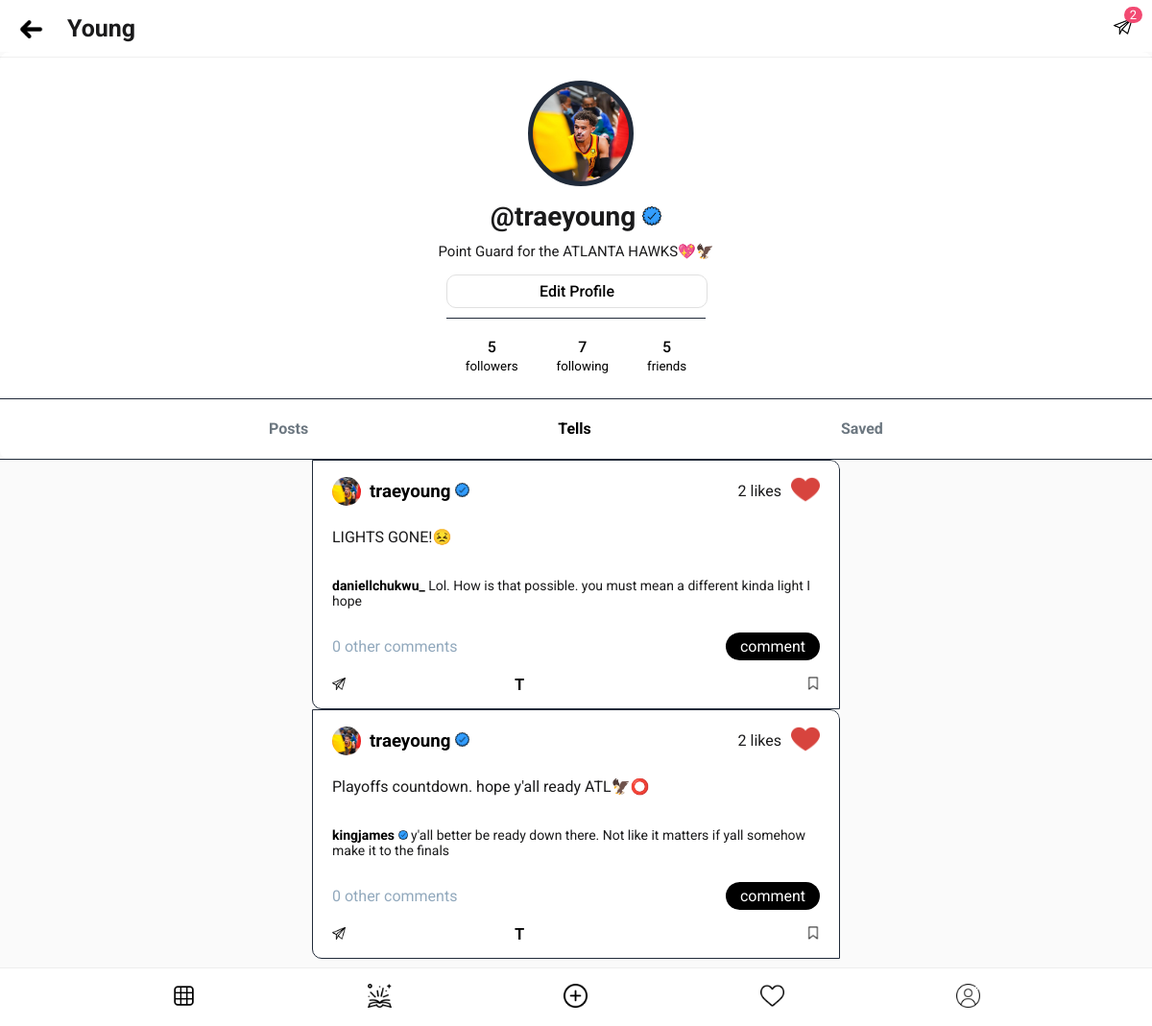
Before: /users/user-profile-tells/ (signed in) with the older database file.
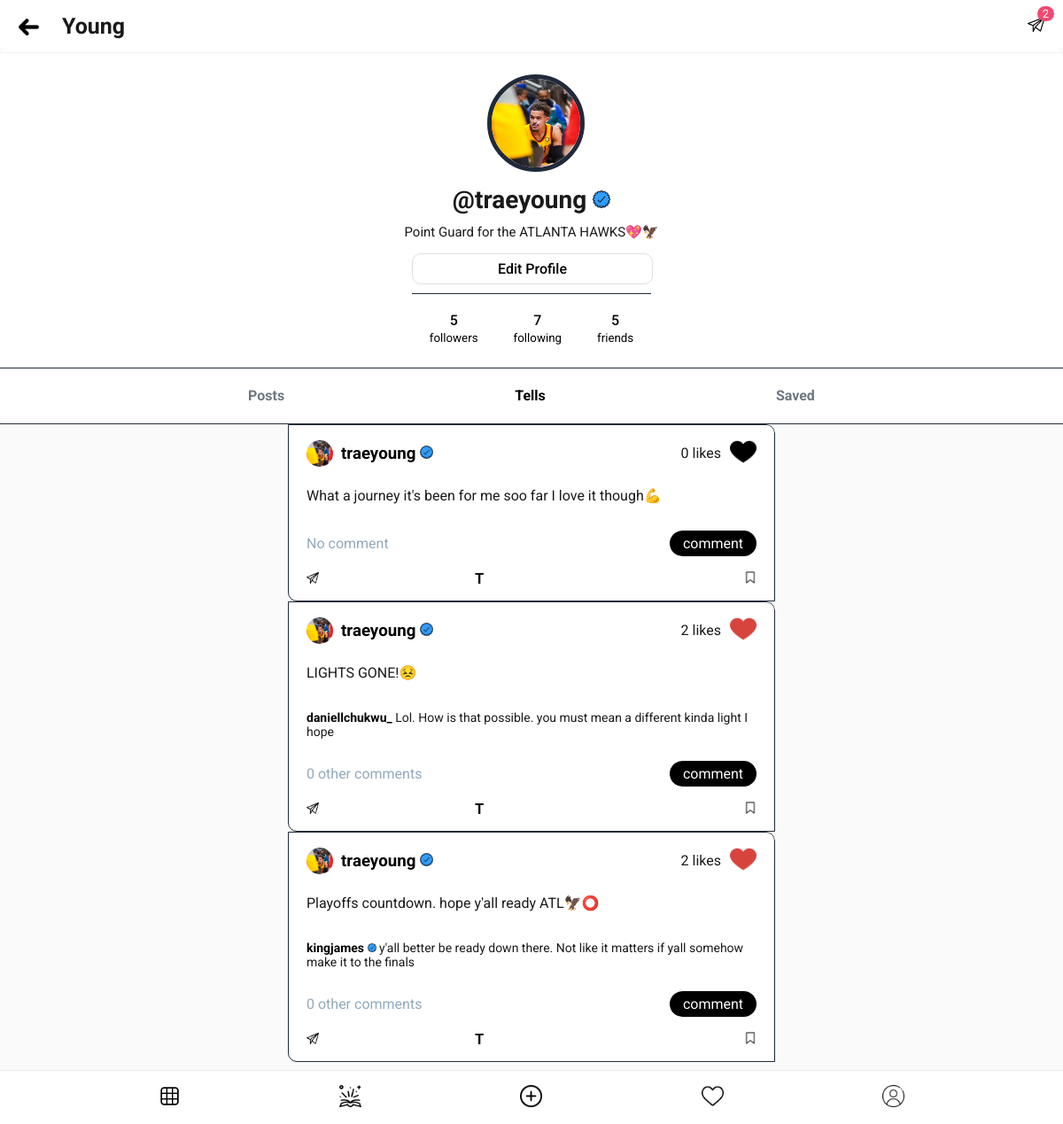
After: the same page with the newer database file.
### homeapp/models.py (models this page shows, shortened)
class Tell(models.Model):
   owner = models.ForeignKey(User, on_delete=models.CASCADE, null=True, blank=True)
   body = models.TextField()
   likers = models.ManyToManyField(User, 'likers', blank=True)
   updated = models.DateTimeField(auto_now=True)
   created = models.DateTimeField(auto_now_add=True)
   id = models.UUIDField(default=uuid.uuid4, primary_key=True, unique=True, editable=False)
   class Meta:
      ordering = ['-created', '-updated']
   @property
   def get_total_likes(self):
      return self.likers.count()

class CommentOnTell(models.Model):
   owner = models.ForeignKey(User, on_delete=models.CASCADE, null=True, blank=True)
   tell = models.ForeignKey(Tell, on_delete=models.CASCADE)
   comment = models.CharField(max_length=200)
   updated = models.DateTimeField(auto_now=True)
   created = models.DateTimeField(auto_now_add=True)
   id = models.UUIDField(default=uuid.uuid4, primary_key=True, unique=True, editable=False)
   class Meta:
      ordering = ['-created', '-updated']

### users/models.py (models this page shows, shortened)
class Profile(models.Model):
   VOTE_TYPE = (
      ('MALE', 'a male'),
      ('FEMALE', 'a female'),
   )
   user = models.OneToOneField(User, on_delete=models.CASCADE)
   name = models.CharField(max_length=200, blank=True, null=True)
   username = models.CharField(max_length=200, blank=True, null=True, unique=True)
   email = models.EmailField(max_length=500, blank=True, null=True, unique=True)
   img = models.ImageField(upload_to="profiles/", default="icons/user.png")
   bio = models.TextField(default="", blank=True, null=True)
   online = models.BooleanField(default=False)
   last_seen = models.DateTimeField(default=datetime.now(), null=True, blank=True)
   followers = models.ManyToManyField(User, related_name='followers', blank=True)
   following = models.ManyToManyField(User, related_name='following', blank=True)
   friends = models.ManyToManyField(User, related_name='friends', blank=True)
   verified = models.BooleanField(default=False)
   saved_post = models.ManyToManyField("homeapp.Post", related_name="saved_post", blank=True)
   saved_tell = models.ManyToManyField("homeapp.Tell", related_name="saved_tell", blank=True)
   seen_post = models.ManyToManyField("homeapp.Post", blank=True)
   seen_tell = models.ManyToManyField("homeapp.Tell", blank=True)
   activity_count = models.PositiveSmallIntegerField(default=0)
   updated = models.DateTimeField(auto_now_add=True)
   created = models.DateTimeField(auto_now=True)
   id = models.UUIDField(default=uuid.uuid4, unique=True, primary_key=True, editable=False)
   @property
   def get_total_followers(self):
      return self.followers.count()
   @property
   def get_total_following(self):
      return self.following.count()
   @property
   def get_total_friends(self):
      return self.friends.count()

### users/views.py (the view)
# urls.py: path('user-profile-tells/', views.userProfileTells, name="user-profile-tells"),
@login_required(login_url="login")
def userProfileTells(request):
   page = "user-tell"
   user = request.user
   contents = user.tell_set.all()
   chats_count = returnChatsCount(request)     # logic: gets chats count
   context = {'user': user, 'contents': contents, 'chats_count': chats_count, 'page': page}
   return render(request, 'user-profile.html', context)

### messagesapp/utils.py (called while the page is built)
def returnChatsCount(request):
   chats_count = request.user.messages.filter(
      Q (unread_messages__gt = 0) &
      Q (request_accepted = True)).count()
   return chats_count

### users/templates/user-profile.html (shortened to what the changed rows need)
{% extends 'main.html' %}
{% load static %}
{% block content %}
   <main>
      <section class="profile-header">
         <div class="profile-layer-2">
            <div class="username">
               <h2>@{{user.profile.username}}
                  {% if user.profile.verified %}
                  <img src="{% static 'images/icons/verified/verified-blue2.png' %}" class="small-img" alt="verification">
                  {% endif %}
               </h2>
            </div>
         </div>
      </section>
      {% include 'components/feed.html' %}
   </main>
{% endblock content %}

### homeapp/templates/components/feed.html
{% load static %}
{% for content in contents %}
      {% if content.img %}
      <section class="background-white border-rad-20">
         <div class="content-wrapper">
            <div class="content-box">
               <div class="content-layer-1 fc-top">
                  <div class="cl-left flex">
                     <div class="img-holder">
                        <img src="{{content.owner.profile.img.url}}" alt="" class="img-holder-image">
                     </div>
                     <div class="content-owner">
                        <a href="{% url 'other-profile' content.owner.id %}"><h3>{{content.owner}}</h3></a>
                     </div>
                  </div>
                  <div class="cl-right">
                     <a href="#"><img src="{% static 'images/icons/options/option-black.png' %}" alt=""></a>
                  </div>
               </div>
               <div class="content-1">
                  <div class="big-heart-parent">
                     <img src="{% static 'images/icons/heart/heart-red.png' %}" alt="" class="big-heart none">
                     <img src="{{content.img.url}}" alt="post" ondblclick="heartPost()" class="post-img">
                  </div>
                  {% if request.user not in content.likers.all %}
                  <div class="heart-p position-rel">
                     <a href="{% url 'like-post' content.id %}?q={{request.path}}"><img src="{% static 'images/icons/heart/heart-white.png' %}" alt="" class="heart"></a>
                  </div>
                  {% else %}
                  <div class="heart-p position-rel">
                     <a href="{% url 'unlike-post' content.id %}?q={{request.path}}"><img src="{% static 'images/icons/heart/heart-red.png' %}" alt="" class="heart"></a>
                  </div>
                  {% endif %}
               </div>
               <div class="content-2-updated ">
                  <div class="content-layer-0">
                     <div class="cl0-left position-rel">
                        <a href="#"><img src="{% static 'images/icons/send/send.png' %}" alt="" title="respond to post"></a>
                        <a href="#"><strong class="font-lobster t" title="tell on post">T</strong></a>
                     </div>
                     <div class="cl0-right">
                        <a href="#"><img src="{% static 'images/icons/bookmark/bookmark.png' %}" alt=""></a>
                     </div>
                  </div>
                  <div>
                     <strong>{{content.get_total_likes}} like{{content.get_total_likes|pluralize}}</strong>
                  </div>
                  <div class="content-layer-2">
                     <p class="no-margin no-margin"><strong><a href="{% url 'other-profile' content.owner.id %}">{{content.owner.profile.username}} </a></strong>{{content.body}}</p>
                  </div>
                  {% for comment in content.commentonpost_set.all|slice:1 %}
                  <div class="content-layer-3">
                     <p class="no-margin pad-top-5">
                        <a href="{% url 'other-profile' comment.owner.id %}"><strong>{{comment.owner}}
                           {% if comment.owner.profile.verified %}
                              <img src="{% static 'images/icons/verified/verified-blue2.png' %}" class="width-10" alt="verification">
                           {% endif %}
                        </strong></a>{{comment.comment}}
                     </p>
                  </div>
                  {% endfor %}
                  <div class="content-layer-4 flex">
                     <a href="{% url 'post-comments-page' content.id %}">
                        {% if content.commentonpost_set.all.count > 1 %}
                        <p class="grey no-margin pad-top-5 pad-bot-5">See {{content.commentonpost_set.all.count|add:-1}} other comments</p>
                        {% elif content.commentonpost_set.all.count > 0 %}
                        <p class="grey no-margin pad-top-5 pad-bot-5">0 other comments</p>
                        {% else %}
                        <p class="grey no-margin pad-top-5 pad-bot-5">0 comment</p>
                        {% endif %}
                     </a>
                     <small class="grey">{{content.get_time|lower}}</small>
                  </div>
               </div>
            </div>
         </div>
      </section>
      {% else %}
      <div class="content-wrapper">
         <div class="content-box-post">
            <div class="content-2-post width-p-20 height-p-10">
               <div class="content-layer-1">
                  <div class="cl-left flex">
                     <div class="img-holder">
                        <img src="{{content.owner.profile.img.url}}" alt="" class="img-holder-image">
                     </div>
                     <div class="content-owner">
                        <a href="#"><h3>{{content.owner}}
                           {% if content.owner.profile.verified %}
                              <img src="{% static 'images/icons/verified/verified-blue2.png' %}" class="width-15" alt="verification">
                           {% endif %}
                        </h3></a>
                     </div>
                  </div>
                  <div class="cl-right">
                     <p class="no-margin">{{content.get_total_likes}} like{{content.get_total_likes|pluralize}}</p>
                        {% if request.user not in content.likers.all %}
                        <a href="{% url 'like-tell' content.id %}?q={{request.path}}"><img src="{% static 'images/icons/heart/heart-black.png' %}" alt="" class="heart-tell"></a>
                        {% else %}
                        <a href="{% url 'unlike-tell' content.id %}?q={{request.path}}"><img src="{% static 'images/icons/heart/heart-red.png' %}" alt="" class="heart-tell"></a>
                        {% endif %}
                  </div>
               </div>
               <div class="content-layer-2">
                  <p>{{content.body}}</p>
               </div>
               {% for comment in content.commentontell_set.all|slice:1 %}
               <div class="content-layer-3">
                  <p><a href="{% url 'other-profile' comment.owner.id %}"><strong>{{comment.owner}}
                     {% if comment.owner.profile.verified %}
                        <img src="{% static 'images/icons/verified/verified-blue2.png' %}" class="width-10" alt="verification">
                     {% endif %}
                  </strong></a>{{comment.comment}}</p>
               </div>
               {% endfor %}
               <div class="content-layer-4-updated flex">
                  {% if content.commentontell_set.all.count > 1 %}
                  <a href="{% url 'tell-comments-page' content.id %}?q={{request.path}}">
                     <p class="grey">See {{content.commentontell_set.all.count|add:-1}} other comment{{content.commentontell_set.all.count|add:-1|pluralize}}</p>
                  </a>
                  {% elif content.commentontell_set.all.count > 0 %}
                  <p class="grey">0 other comments</p>
                  {% else %}
                  <p class="grey">No comment</p>
                  {% endif %}
                  <a href="{% url 'tell-comments-page' content.id %}?q={{request.path}}"><span class="comment-button">comment</span></a>
               </div>
               <div class="content-layer-0">
                  <div class="cl1-left">
                     <a href="#"><img src="{% static 'images/icons/send/send-2.png' %}" alt="" title="respond to post"></a>
                     <a href="#"><strong class="font-lobster" title="tell on post">T</strong></a>
                  </div>
                  <div class="cl1-right">
                     {% if content not in request.user.profile.saved_tell.all %}
                     <a href="{% url 'save-tell' content.id %}"><img src="{% static 'images/icons/bookmark/bookmark.png' %}" alt=""></a>
                     {% else %}
                     <a href="{% url 'unsave-tell' content.id %}"><img src="{% static 'images/icons/bookmark/bookmark-black.png' %}" alt=""></a>
                     {% endif %}
                  </div>
               </div>
            </div>
         </div>
      </div>
      {% endif %}
      {% endfor %}

Changed rows visible on the page:
added Tell: owner.profile.img (picture), owner "traeyoung", get_total_likes "0", body "What a journey it's been for me soo far I love it though💪", shows "No comment"
